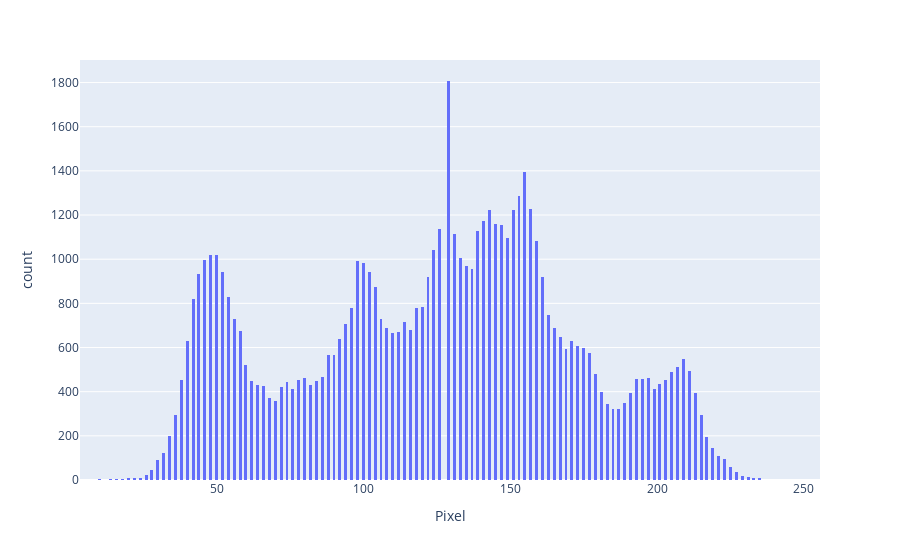

Notebook code cell kept with this figure:
### Code cell
import plotly.express as px
import pandas as pd
from plotly.offline import plot 

df = pd.DataFrame({"Pixel":q})

fig = px.histogram(df,x="Pixel",nbins=256)
fig.show()
plot(fig)

### Figure 1 — Plotly figure (JSON) as saved in the notebook; plotly's stock layout.template omitted (floating-point values rounded to 4 significant figures; data arrays with more than 128 entries replaced by an {"elided": "..."} marker saying what was removed)
{"data": [{"alignmentgroup": "True", "bingroup": "x", "hovertemplate": "Pixel=%{x}<br>count=%{y}<extra></extra>", "legendgroup": "", "marker": {"color": "#636efa", "pattern": {"shape": ""}}, "name": "", "nbinsx": 256, "offsetgroup": "", "orientation": "v", "showlegend": false, "type": "histogram", "x": {"elided": "65536 int values"}, "xaxis": "x", "yaxis": "y"}], "layout": {"barmode": "relative", "legend": {"tracegroupgap": 0}, "margin": {"t": 60}, "xaxis": {"anchor": "y", "domain": [0, 1], "title": {"text": "Pixel"}}, "yaxis": {"anchor": "x", "domain": [0, 1], "title": {"text": "count"}}}}
